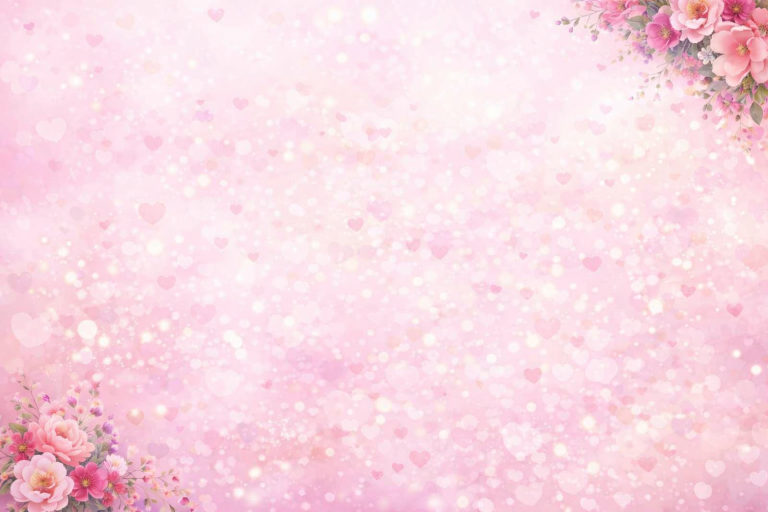
#> input picture fondo/Copilot_20260310_012828.png, 1536 x 1024 px (shown at 1/2 size)
$ python optimize_images.py
#> lines starting #> are read from the running program, lines starting #| are printed output that depends on the picture; pictures that were not available may be replaced by others from this repository, and a replacement may not be noted
from pathlib import Path
from PIL import Image, ImageOps

ROOT = Path(__file__).resolve().parents[1]
OUT = ROOT / "optimized"


def save_webp(source: Path, target: Path, max_size: tuple[int, int], quality: int = 84) -> None:
#> called with max_size = (1920, 1920), quality = 86
    target.parent.mkdir(parents=True, exist_ok=True)
    with Image.open(source) as original:
#> original is the input picture: PIL image 1536x1024 RGB; mean R, G, B 248.5, 216.6, 226.3
        image = ImageOps.exif_transpose(original)
        image.thumbnail(max_size, Image.Resampling.LANCZOS)
        image.save(target, "WEBP", quality=quality, method=6)


for source in sorted((ROOT / "x-meses").rglob("*")):
    if source.is_file() and source.suffix.lower() in {".png", ".jpg", ".jpeg"}:
        relative = source.relative_to(ROOT / "x-meses").with_suffix(".webp")
        save_webp(source, OUT / relative, (640, 800))

save_webp(ROOT / "fondo" / "Copilot_20260310_012828.png", OUT / "fondo-principal.webp", (1920, 1920), 86)
save_webp(ROOT / "fondo" / "anillos-promesa-mes-7.png", OUT / "anillos-promesa-mes-7.webp", (1920, 1280), 86)
#> call 2 of save_webp, with max_size = (1920, 1280), quality = 86
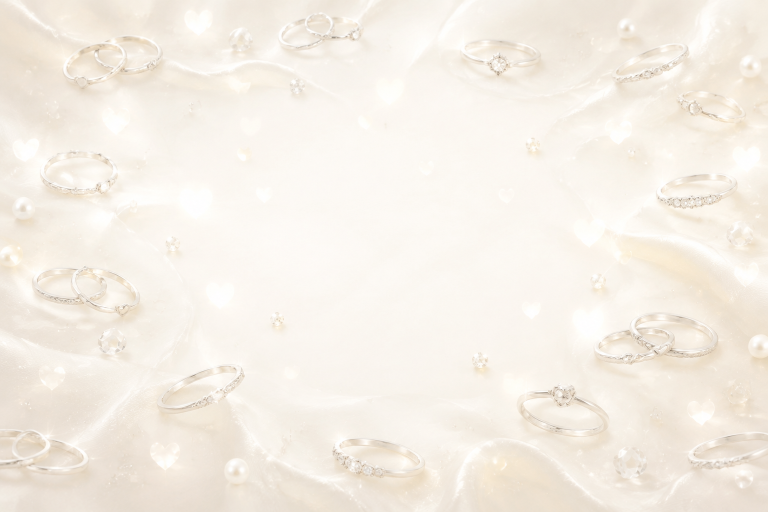
#> input picture fondo/anillos-promesa-mes-7.png, 1536 x 1024 px (shown at 1/2 size)
#> in save_webp, original is the input picture: PIL image 1536x1024 RGB; mean R, G, B 245.5, 238.9, 229.7
save_webp(ROOT / "fondo" / "anillos-promesa-mes-7-mobile.png", OUT / "anillos-promesa-mes-7-mobile.webp", (960, 1600), 86)
#> call 3 of save_webp, with max_size = (960, 1600), quality = 86
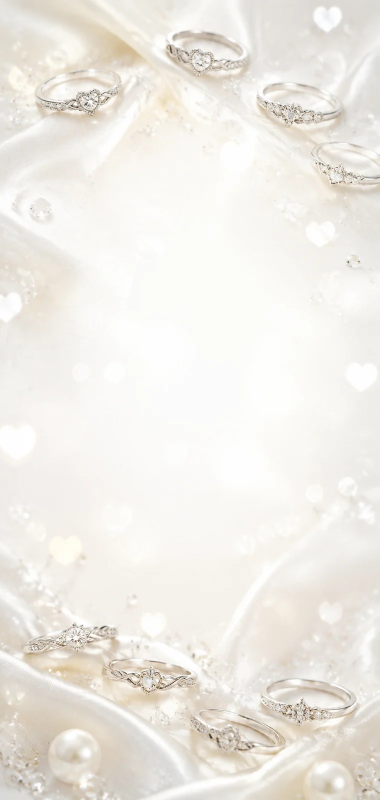
#> input picture optimized/anillos-promesa-mes-7-mobile.webp, 759 x 1600 px, given in place of anillos-promesa-mes-7-mobile.png, which was not available (shown at 1/2 size)
#> in save_webp, original is the input picture: PIL image 759x1600 RGB; mean R, G, B 239.4, 235.9, 229.6
save_webp(ROOT / "anillo.png", OUT / "anillo.webp", (640, 800), 88)
#> call 4 of save_webp, with max_size = (640, 800), quality = 88
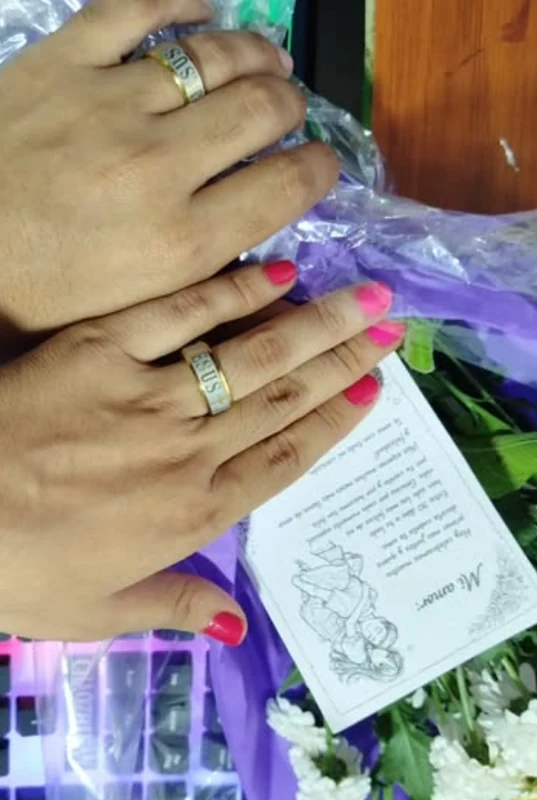
#> input picture optimized/anillo.webp, 537 x 800 px, given in place of anillo.png, which was not available
#> in save_webp, original is the input picture: PIL image 537x800 RGB; mean R, G, B 151.5, 142.1, 135.6
